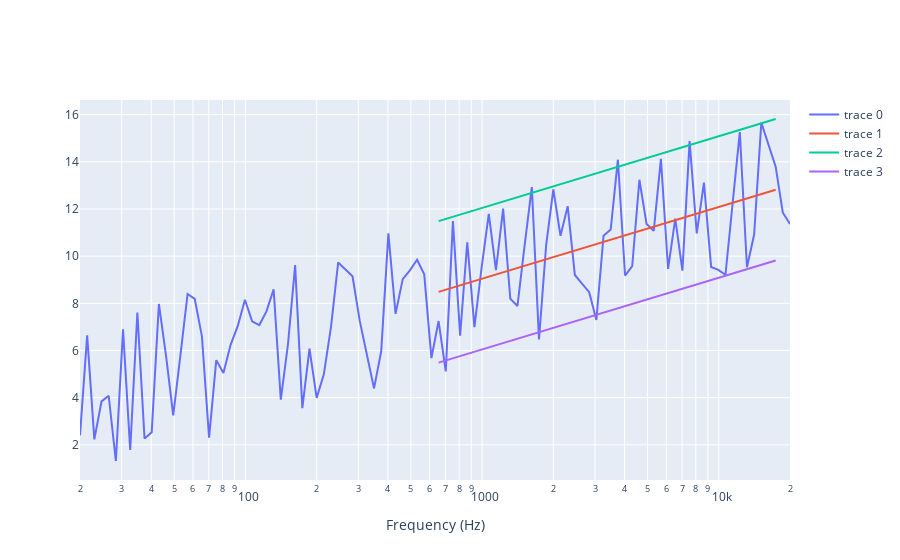

The code cell stored with this chart in its notebook:
### Code cell
for t in traces:
    fig.add_trace(t)

fig.update_xaxes(
    dict(
        title_text="Frequency (Hz)",
        type="log",
        range=[math.log10(20), math.log10(20000)],
        showline=True,
        dtick="D1",
    )
)
fig.show()
